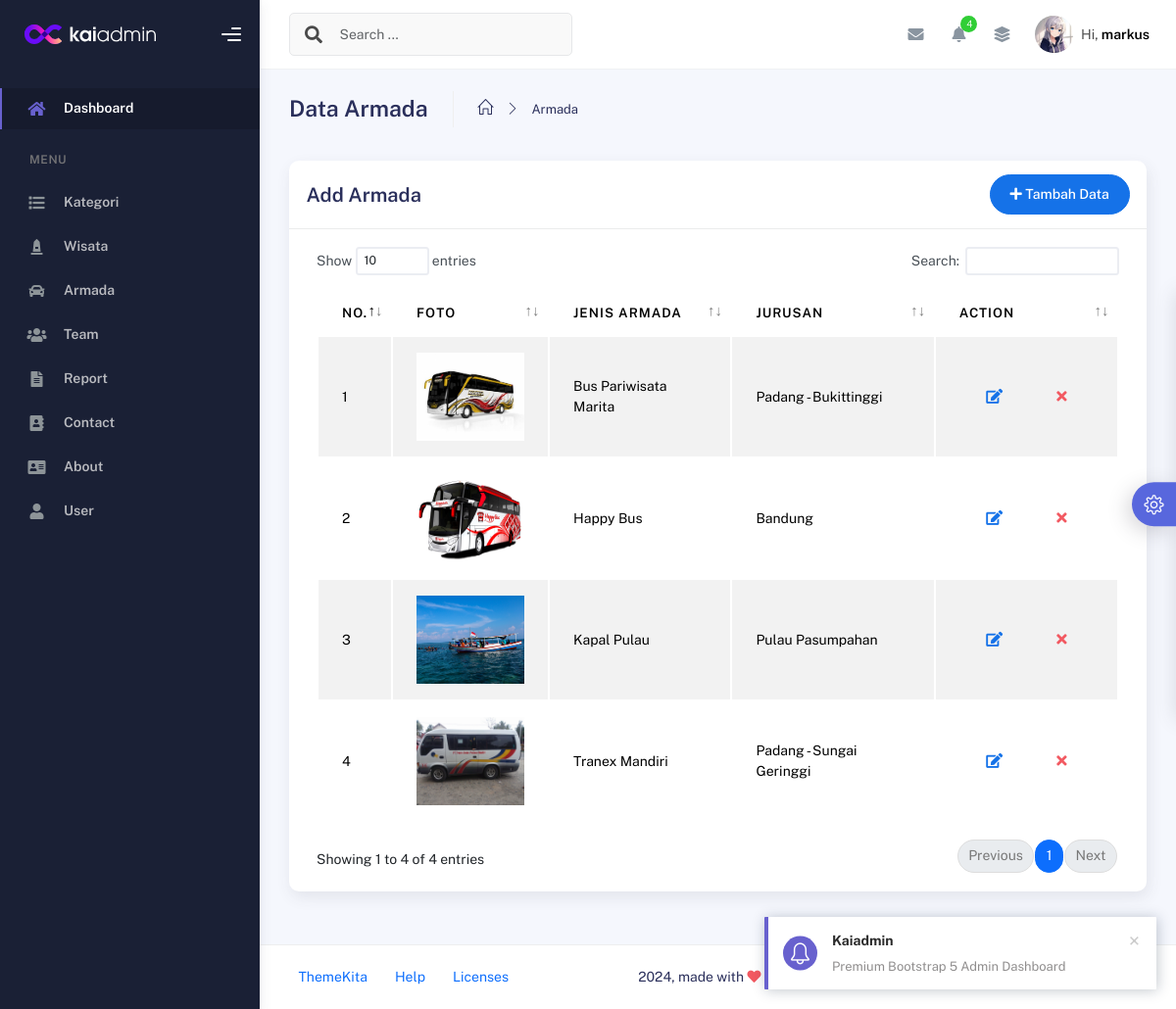
Page /admin/?page=armada/index (signed in) on the committed database.
### tables this page shows
CREATE TABLE `armada` (
  `id_armada` int(11) NOT NULL AUTO_INCREMENT,
  `jenis_armada` varchar(255) DEFAULT NULL,
  `jurusan` varchar(255) DEFAULT NULL,
  `foto` varchar(255) DEFAULT NULL,
  PRIMARY KEY (`id_armada`)
);

### admin/index.php (called while the page is built, shortened)
<?php
include "koneksi.php";
include "layout/header.php";
include "content.php";
include "layout/footer.php";

### admin/armada/index.php (the view, shortened to what this page needs)
<div class="container">
    <div class="page-inner">
        <div class="page-header">
            <h3 class="fw-bold mb-3">Data Armada</h3>
            <ul class="breadcrumbs mb-3">
                <li class="nav-home">
                    <a href="#">
                        <i class="icon-home"></i>
                    </a>
                </li>
                <li class="separator">
                    <i class="icon-arrow-right"></i>
                </li>
                <li class="nav-item">
                    <a href="#">Armada</a>
                </li>
            </ul>
        </div>
        <div class="row">
            <div class="col-md-12">
                <div class="card">
                    <div class="card-header">
                        <div class="d-flex align-items-center">
                            <h4 class="card-title">Add Armada</h4>
                            <button
                                class="btn btn-primary btn-round ms-auto"
                                data-bs-toggle="modal"
                                data-bs-target="#addRowModal">
                                <i class="fa fa-plus"></i>
                                Tambah Data
                            </button>
                        </div>
                    </div>
                    <div class="card-body">
                        <div class="table-responsive">
                            <table
                                id="add-row"
                                class="display table table-striped table-hover">
                                <thead>
                                    <tr>
                                        <th>No.</th>
                                        <th>Foto</th>
                                        <th>Jenis Armada</th>
                                        <th>Jurusan</th>
                                        <th style="width: 10%">Action</th>
                                    </tr>
                                </thead>
                                <tbody>
                                    <?php
                                    $no = 1;
                                    $data = mysqli_query($koneksi, "SELECT * FROM armada ;");
                                    while ($d = mysqli_fetch_array($data)) {
                                    ?>
                                        <tr>
                                            <td><?= $no++; ?></td>
                                            <td><img src="assets/images/<?= $d['foto']; ?>" width="110px" height="90px" alt="Image Not Found"></td>
                                            <td><?= $d['jenis_armada']; ?></td>
                                            <td><?= $d['jurusan']; ?></td>
                                            <td>
                                                <div class="form-button-action">
                                                    <a
                                                        type="button"
                                                        title="Edit"
                                                        class="btn btn-link btn-primary btn-lg"
                                                        data-original-title="Edit Task"
                                                        data-bs-toggle="modal"
                                                        data-bs-target="#editRowModal<?= $d['id_armada']; ?>">
                                                        <i class="fa fa-edit"></i>
                                                    </a>
                                                    <a
                                                        type="button"
                                                        data-bs-toggle="tooltip"
                                                        title="Hapus"
                                                        class="btn btn-link btn-danger btn-lg"
                                                        data-original-title="Remove"
                                                        href="armada/proses_hapus.php?id_armada=<?= $d['id_armada']; ?>" onclick="return confirm('Apakah anda yakin akan dihapus!');">
                                                        <i class="fa fa-times"></i>
                                                    </a>
                                                </div>
                                            </td>
                                        </tr>
                                    <?php
                                    }
                                    ?>
                                </tbody>
                            </table>
                        </div>
                    </div>
                </div>
            </div>
        </div>
    </div>
</div>

### admin/layout/header.php (shortened to what this page needs)
<!DOCTYPE html>
<html lang="en">
<head>
    <link rel="stylesheet" href="assets/css/bootstrap.min.css" />
    <link rel="stylesheet" href="assets/css/plugins.min.css" />
    <link rel="stylesheet" href="assets/css/kaiadmin.min.css" />
    <link rel="stylesheet" href="assets/css/demo.css" />
</head>
<body>
    <div class="wrapper">
        <div class="sidebar" data-background-color="dark">
            <div class="sidebar-logo">
                <div class="logo-header" data-background-color="dark">
                    <a href="index.php" class="logo">
                        <img
                            src="assets/img/kaiadmin/logo_light.svg"
                            alt="navbar brand"
                            class="navbar-brand"
                            height="20" />
                    </a>
                    <div class="nav-toggle">
                        <button class="btn btn-toggle toggle-sidebar">
                            <i class="gg-menu-right"></i>
                        </button>
                    </div>
                </div>
            </div>
            <div class="sidebar-wrapper scrollbar scrollbar-inner">
                <div class="sidebar-content">
                    <ul class="nav nav-secondary">
                        <li class="nav-item active">
                            <a
                                class="nav-link"
                                href="index.php"
                                aria-expanded="false">
                                <i class="fas fa-home"></i>
                                <p>Dashboard</p>
                            </a>
                        </li>
                        <li class="nav-section">
                            <h4 class="text-section">menu</h4>
                        </li>
                        <li class="nav-item">
                            <a href="?page=kategori/index">
                                <i class="fas fa-list"></i>
                                <p>Kategori</p>
                            </a>
                        </li>
                        <li class="nav-item">
                            <a href="?page=wisata/index">
                                <i class="fas fa-monument"></i>
                                <p>Wisata</p>
                            </a>
                        </li>
                        <li class="nav-item">
                            <a href="?page=armada/index">
                                <i class="fas fa-car"></i>
                                <p>Armada</p>
                            </a>
                        </li>
                        <li class="nav-item">
                            <a href="?page=tim/index">
                                <i class="fas fa-users"></i>
                                <p>Team</p>
                            </a>
                        </li>
                        <li class="nav-item">
                            <a href="?page=laporan/index">
                                <i class="fas fa-file-alt"></i>
                                <p>Report</p>
                            </a>
                        </li>
                        <?php
                        $panggil = mysqli_query($koneksi, "SELECT * FROM kontak ");
                        $data = mysqli_fetch_array($panggil);
                        ?>
                        <li class="nav-item">
                            <a href="?page=contact/edit&id_kontak=<?php echo $data['id_kontak']; ?>">
                                <i class="fas fa-address-book"></i>
                                <p>Contact</p>
                            </a>
                        </li>
                        <?php
                        $panggil = mysqli_query($koneksi, "SELECT * FROM about");
                        $data = mysqli_fetch_array($panggil);
                        ?>
                        <li class="nav-item">
                            <a href="?page=about/edit&id_about=<?php echo $data['id_about']; ?>">
                                <i class=" fas fa-address-card"></i>
                                <p>About</p>
                            </a>
                        </li>
                        <li class="nav-item">
                            <a href="?page=user/index">
                                <i class=" fas fa-user"></i>
                                <p>User</p>
                            </a>
                        </li>
                    </ul>
                </div>
            </div>
        </div>
        <div class="main-panel">
            <div class="main-header">
                <nav
                    class="navbar navbar-header navbar-header-transparent navbar-expand-lg border-bottom">
                    <div class="container-fluid">
                        <nav
                            class="navbar navbar-header-left navbar-expand-lg navbar-form nav-search p-0 d-none d-lg-flex">
                            <div class="input-group">
                                <div class="input-group-prepend">
                                    <button type="submit" class="btn btn-search pe-1">
                                        <i class="fa fa-search search-icon"></i>
                                    </button>
                                </div>
                                <input
                                    type="text"
                                    placeholder="Search ..."
                                    class="form-control" />
                            </div>
                        </nav>
                        <ul class="navbar-nav topbar-nav ms-md-auto align-items-center">
                            <li class="nav-item topbar-icon dropdown hidden-caret">
                                <a
                                    class="nav-link dropdown-toggle"
                                    href="#"
                                    id="messageDropdown"
                                    role="button"
                                    data-bs-toggle="dropdown"
                                    aria-haspopup="true"
                                    aria-expanded="false">
                                    <i class="fa fa-envelope"></i>
                                </a>
                            </li>
                            <li class="nav-item topbar-icon dropdown hidden-caret">
                                <a
                                    class="nav-link dropdown-toggle"
                                    href="#"
                                    id="notifDropdown"
                                    role="button"
                                    data-bs-toggle="dropdown"
                                    aria-haspopup="true"
                                    aria-expanded="false">
                                    <i class="fa fa-bell"></i>
                                    <span class="notification">4</span>
                                </a>
                            </li>
                            <li class="nav-item topbar-icon dropdown hidden-caret">
                                <a
                                    class="nav-link"
                                    data-bs-toggle="dropdown"
                                    href="#"
                                    aria-expanded="false">
                                    <i class="fas fa-layer-group"></i>
                                </a>
                            </li>
                            <li class="nav-item topbar-user dropdown hidden-caret">
                                <a
                                    class="dropdown-toggle profile-pic"
                                    data-bs-toggle="dropdown"
                                    href="#"
                                    aria-expanded="false">
                                    <div class="avatar-sm">
                                        <img
                                            src="assets/images/<?= $_SESSION['foto'] ?>"
                                            alt="..."
                                            class="avatar-img rounded-circle" />
                                    </div>
                                    <span class="profile-username">
                                        <span class="op-7">Hi,</span>
                                        <span class="fw-bold"><?= $_SESSION['username'] ?></span>
                                    </span>
                                </a>
                            </li>
                        </ul>
                    </div>
                </nav>
            </div>

### admin/content.php
<?php
if (!empty($_GET['page'])) {
    include_once($_GET['page'] . ".php");
} else {
    include "home.php";
}

### admin/layout/footer.php (shortened to what this page needs)
<footer class="footer">
    <div class="container-fluid d-flex justify-content-between">
        <nav class="pull-left">
            <ul class="nav">
                <li class="nav-item">
                    <a class="nav-link" href="http://www.themekita.com">
                        ThemeKita
                    </a>
                </li>
                <li class="nav-item">
                    <a class="nav-link" href="#"> Help </a>
                </li>
                <li class="nav-item">
                    <a class="nav-link" href="#"> Licenses </a>
                </li>
            </ul>
        </nav>
        <div class="copyright">
            2024, made with <i class="fa fa-heart heart text-danger"></i> by
            <a href="http://www.themekita.com">ThemeKita</a>
        </div>
        <div>
            <a target="_blank" href="https://themewagon.com/">ThemeWagon</a>.
        </div>
    </div>
</footer>
</div>
<div class="custom-template">
    <div class="custom-toggle">
        <i class="icon-settings"></i>
    </div>
</div>
</div>
</body>
</html>

### admin/assets/css/demo.css (style rules this page uses)
.custom-template { position: fixed; top: 50%; transform: translateY(-50%); right: -325px; width: 325px; height: max-content; display: block; z-index: 1; background: #ffffff; transition: all .3s; z-index: 1003; box-shadow: -1px 1px 20px rgba(69, 65, 78, 0.15); border-top-left-radius: 5px; border-bottom-left-radius: 5px; transition: all .5s; }
.custom-template .custom-toggle { position: absolute; width: 45px; height: 45px; background: #5867dd; top: 50%; left: -45px; transform: translateY(-50%); display: flex; align-items: center; justify-content: center; text-align: center; border-top-left-radius: 30px; border-bottom-left-radius: 30px; cursor: pointer; color: #ffffff; box-shadow: -5px 5px 20px rgba(69, 65, 78, 0.21); }
.custom-template .custom-toggle i { font-size: 20px; animation: 1.3s spin linear infinite; }

### rows in the picture
armada: foto (picture), jenis_armada "Bus Pariwisata Marita", jurusan "Padang - Bukittinggi"
armada: foto (picture), jenis_armada "Happy Bus", jurusan "Bandung"
armada: foto (picture), jenis_armada "Kapal Pulau", jurusan "Pulau Pasumpahan"
armada: foto (picture), jenis_armada "Tranex Mandiri", jurusan "Padang - Sungai Geringgi"

### other values in the picture
$_SESSION['username'] "markus"
